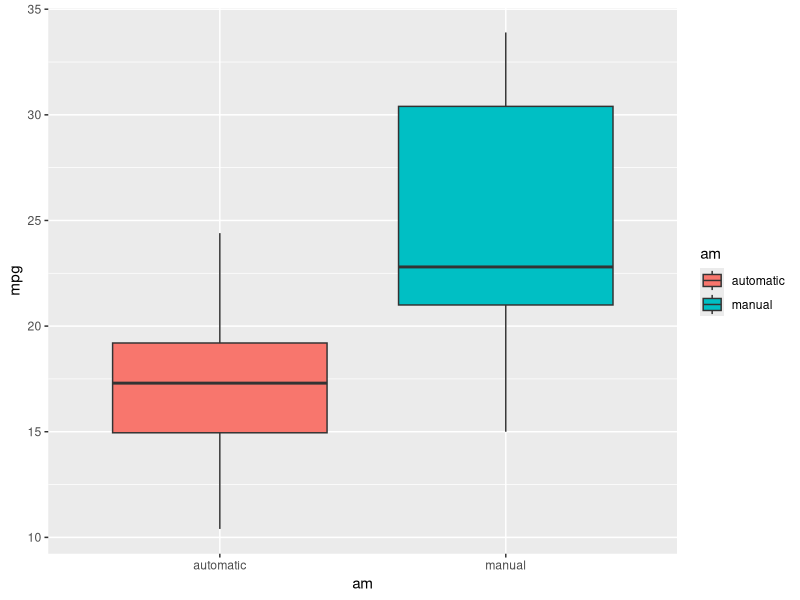
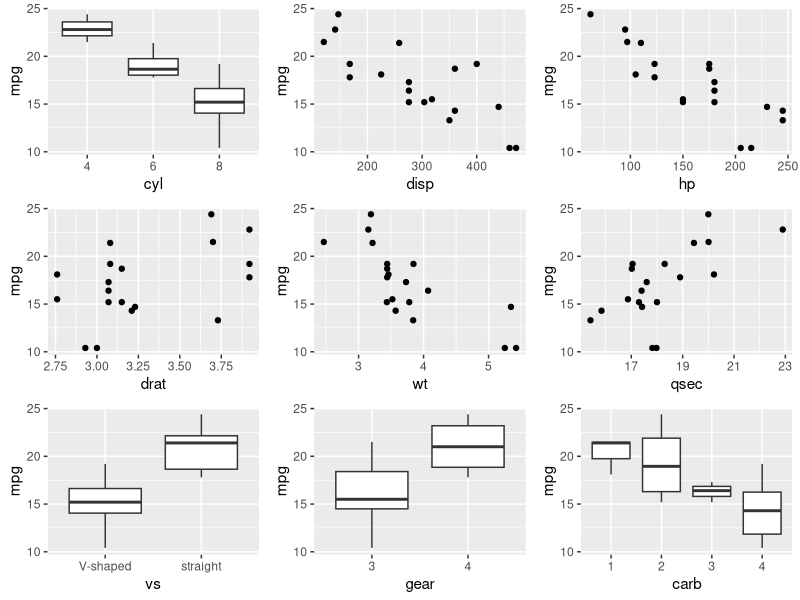
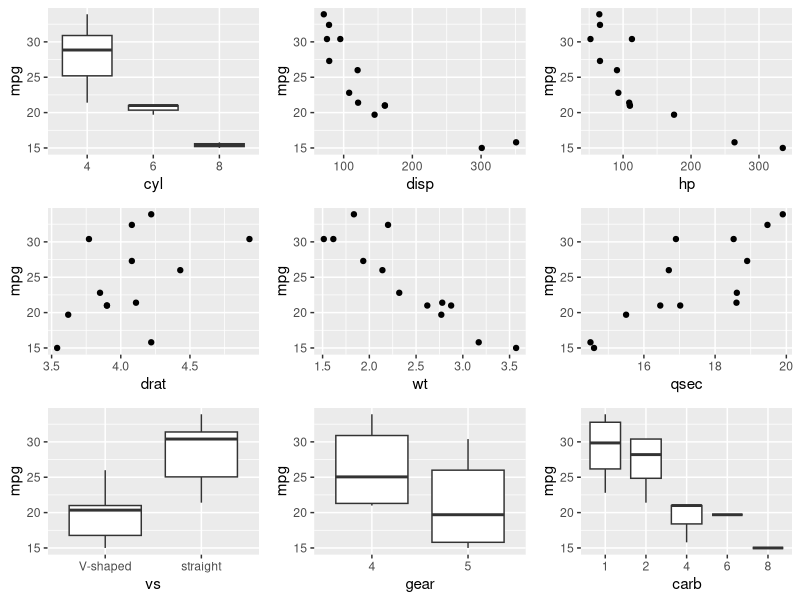
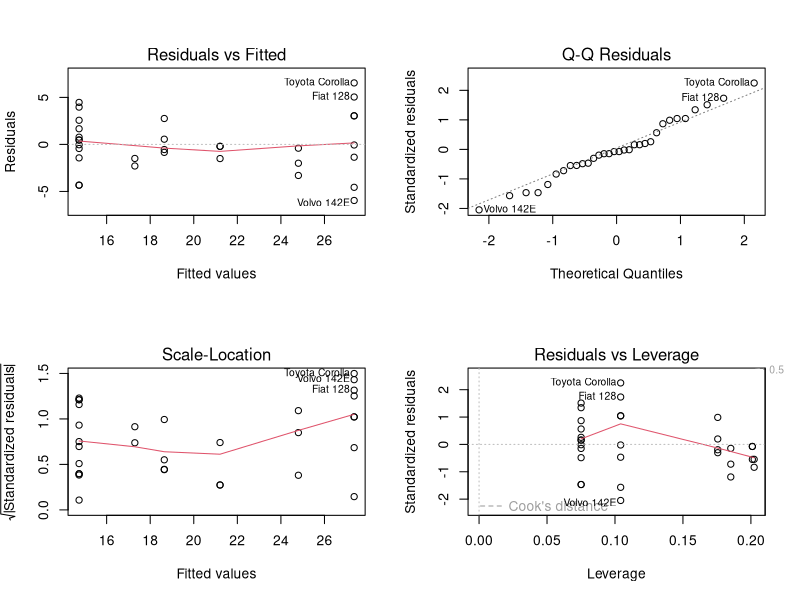

These figures' R source, in order:
## ---- chunk 1
knitr::opts_chunk$set(echo = TRUE)
## ---- chunk 2
library(dplyr); library(ggplot2); library(car); library(cowplot);   Cars <- mtcars
## ---- chunk 3
Cars$vs<- factor(Cars$vs, levels = c(0, 1), labels = c("V-shaped", "straight"))
Cars$am<- factor(Cars$am, levels = c(0, 1), labels = c("automatic", "manual"))
Cars$cyl <- factor(Cars$cyl); Cars$gear <- factor(Cars$gear); Cars$carb <- factor(Cars$carb)
## ---- chunk 4
ggplot(Cars, aes(x = am, y = mpg, fill = am)) + geom_boxplot()
## ---- chunk 5
t.test(subset(Cars,Cars$am == "automatic")$mpg, subset(Cars,Cars$am == "manual")$mpg)
## ---- chunk 6
Cars_model0 <- lm(mpg ~ .-gear, Cars)
## ---- chunk 7
vif(Cars_model0)
Cars_model1 <- update(Cars_model0, .~.-disp); vif(Cars_model1)
Cars_model2 <- update(Cars_model1, .~.-hp); vif(Cars_model2)
Cars_model3 <- update(Cars_model2, .~.-wt); vif(Cars_model3)
Cars_model4 <- update(Cars_model3, .~.-vs); vif(Cars_model4)
Cars_model5 <- update(Cars_model4, .~.-qsec); vif(Cars_model5)
Cars_model6 <- update(Cars_model5, .~.-drat); vif(Cars_model6)
## ---- chunk 8
Cars_model6
## ---- chunk 9
drop1(Cars_model6, test = "F")
## ---- chunk 10
Cars_model_final <- update(Cars_model6, .~.-carb); summary(Cars_model_final)
## ---- chunk 11
plotA <- ggplot(subset(Cars,am == "automatic"), aes(y = mpg))
plotA_cyl <- plotA + geom_boxplot(aes(x = cyl)); plotA_disp <- plotA + geom_point(aes(x = disp))
plotA_hp <- plotA + geom_point(aes(x = hp)); plotA_drat <- plotA + geom_point(aes(x = drat))
plotA_wt <- plotA + geom_point(aes(x = wt)); plotA_qsec <- plotA + geom_point(aes(x = qsec))
plotA_vs <- plotA + geom_boxplot(aes(x = vs)); 
plotA_gear <- plotA + geom_boxplot(aes(x = gear)); plotA_carb <- plotA + geom_boxplot(aes(x = carb))
plot_grid(plotA_cyl,plotA_disp,plotA_hp,plotA_drat,plotA_wt,plotA_qsec,plotA_vs,plotA_gear,plotA_carb, nrow = 3)
## ---- chunk 12
plotM <- ggplot(subset(Cars,am == "manual"), aes(y = mpg))
plotM_cyl <- plotM + geom_boxplot(aes(x = cyl)); plotM_disp <- plotM + geom_point(aes(x = disp))
plotM_hp <- plotM + geom_point(aes(x = hp)); plotM_drat <- plotM + geom_point(aes(x = drat))
plotM_wt <- plotM + geom_point(aes(x = wt)); plotM_qsec <- plotM + geom_point(aes(x = qsec))
plotM_vs <- plotM + geom_boxplot(aes(x = vs)); 
plotM_gear <- plotM + geom_boxplot(aes(x = gear)); plotM_carb <- plotM + geom_boxplot(aes(x = carb))
plot_grid(plotM_cyl,plotM_disp,plotM_hp,plotM_drat,plotM_wt,plotM_qsec,plotM_vs,plotM_gear,plotM_carb, nrow = 3) 
## ---- chunk 13
Cars_model1 <- update(Cars_model0, .~.-disp); vif(Cars_model1)
Cars_model2 <- update(Cars_model1, .~.-hp); vif(Cars_model2)
Cars_model3 <- update(Cars_model2, .~.-wt); vif(Cars_model3)
Cars_model4 <- update(Cars_model3, .~.-vs); vif(Cars_model4)
Cars_model5 <- update(Cars_model4, .~.-qsec); vif(Cars_model5)
Cars_model6 <- update(Cars_model5, .~.-drat); vif(Cars_model6)
## ---- chunk 14
drop1(Cars_model6, test = "F")
## ---- chunk 15
par(mfrow = c(2,2))
plot(Cars_model_final)
